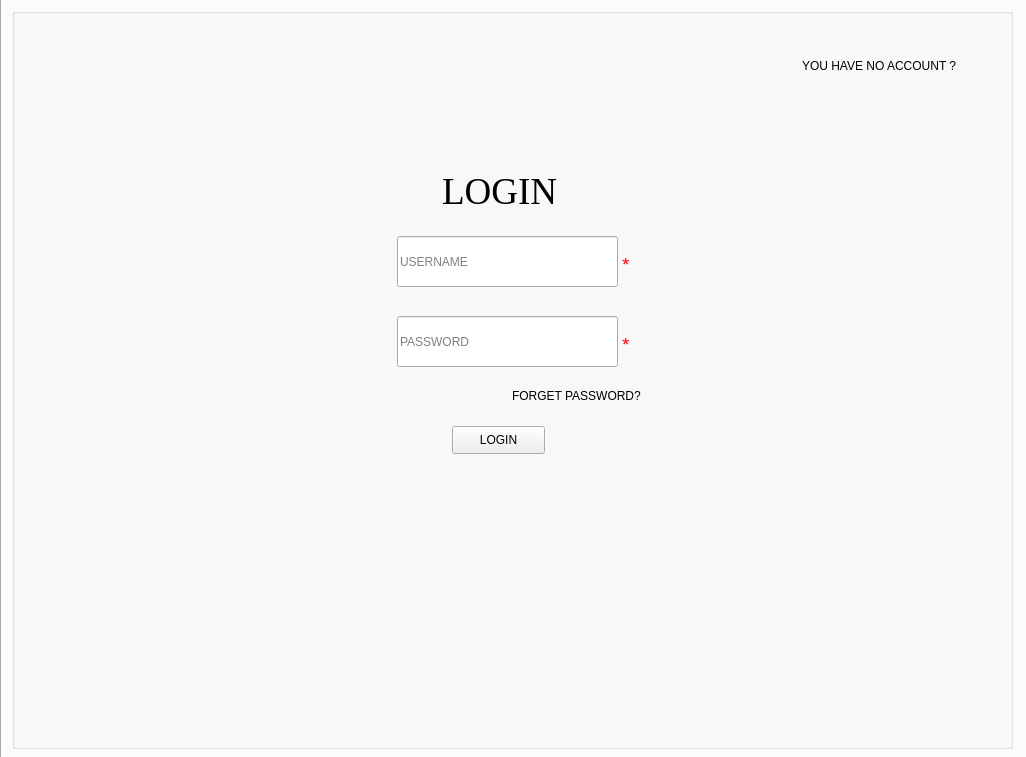
<?xml version="1.0" encoding="UTF-8"?>
<ui version="4.0">
 <class>Form</class>
 <widget class="QWidget" name="Form">
  <property name="geometry">
   <rect>
    <x>0</x>
    <y>0</y>
    <width>1026</width>
    <height>757</height>
   </rect>
  </property>
  <property name="windowTitle">
   <string>Form</string>
  </property>
  <widget class="QTabWidget" name="tabwidget">
   <property name="geometry">
    <rect>
     <x>0</x>
     <y>-30</y>
     <width>1031</width>
     <height>791</height>
    </rect>
   </property>
   <property name="focusPolicy">
    <enum>Qt::NoFocus</enum>
   </property>
   <property name="currentIndex">
    <number>0</number>
   </property>
   <widget class="QWidget" name="loginpage">
    <attribute name="title">
     <string/>
    </attribute>
    <widget class="QLabel" name="signup">
     <property name="geometry">
      <rect>
       <x>800</x>
       <y>60</y>
       <width>161</width>
       <height>20</height>
      </rect>
     </property>
     <property name="text">
      <string>YOU HAVE NO ACCOUNT ?</string>
     </property>
    </widget>
    <widget class="QLineEdit" name="username">
     <property name="geometry">
      <rect>
       <x>395</x>
       <y>240</y>
       <width>221</width>
       <height>51</height>
      </rect>
     </property>
     <property name="inputMethodHints">
      <set>Qt::ImhNone</set>
     </property>
     <property name="placeholderText">
      <string>USERNAME</string>
     </property>
    </widget>
    <widget class="QPushButton" name="login">
     <property name="geometry">
      <rect>
       <x>450</x>
       <y>430</y>
       <width>93</width>
       <height>28</height>
      </rect>
     </property>
     <property name="text">
      <string>LOGIN</string>
     </property>
    </widget>
    <widget class="QLineEdit" name="password">
     <property name="geometry">
      <rect>
       <x>395</x>
       <y>320</y>
       <width>221</width>
       <height>51</height>
      </rect>
     </property>
     <property name="inputMethodHints">
      <set>Qt::ImhHiddenText</set>
     </property>
     <property name="placeholderText">
      <string>PASSWORD</string>
     </property>
    </widget>
    <widget class="QLabel" name="signup_2">
     <property name="geometry">
      <rect>
       <x>510</x>
       <y>390</y>
       <width>161</width>
       <height>20</height>
      </rect>
     </property>
     <property name="text">
      <string>FORGET PASSWORD?</string>
     </property>
    </widget>
    <widget class="QLabel" name="label_9">
     <property name="geometry">
      <rect>
       <x>440</x>
       <y>170</y>
       <width>121</width>
       <height>51</height>
      </rect>
     </property>
     <property name="font">
      <font>
       <family>Times New Roman</family>
       <pointsize>28</pointsize>
      </font>
     </property>
     <property name="text">
      <string>LOGIN</string>
     </property>
    </widget>
    <widget class="QLabel" name="label_20">
     <property name="geometry">
      <rect>
       <x>620</x>
       <y>260</y>
       <width>16</width>
       <height>16</height>
      </rect>
     </property>
     <property name="font">
      <font>
       <pointsize>14</pointsize>
      </font>
     </property>
     <property name="autoFillBackground">
      <bool>false</bool>
     </property>
     <property name="styleSheet">
      <string notr="true">
color:rgb(255, 0, 0)</string>
     </property>
     <property name="text">
      <string>*</string>
     </property>
    </widget>
    <widget class="QLabel" name="label_21">
     <property name="geometry">
      <rect>
       <x>620</x>
       <y>340</y>
       <width>16</width>
       <height>16</height>
      </rect>
     </property>
     <property name="font">
      <font>
       <pointsize>14</pointsize>
      </font>
     </property>
     <property name="autoFillBackground">
      <bool>false</bool>
     </property>
     <property name="styleSheet">
      <string notr="true">
color:rgb(255, 0, 0)</string>
     </property>
     <property name="text">
      <string>*</string>
     </property>
    </widget>
    <widget class="QGroupBox" name="groupBox_3">
     <property name="geometry">
      <rect>
       <x>10</x>
       <y>12</y>
       <width>1001</width>
       <height>741</height>
      </rect>
     </property>
     <property name="title">
      <string/>
     </property>
    </widget>
    <zorder>groupBox_3</zorder>
    <zorder>signup</zorder>
    <zorder>username</zorder>
    <zorder>login</zorder>
    <zorder>password</zorder>
    <zorder>signup_2</zorder>
    <zorder>label_9</zorder>
    <zorder>label_20</zorder>
    <zorder>label_21</zorder>
   </widget>
   <widget class="QWidget" name="forgetpass">
    <attribute name="title">
     <string>Page</string>
    </attribute>
    <widget class="QLineEdit" name="fusername">
     <property name="geometry">
      <rect>
       <x>400</x>
       <y>210</y>
       <width>221</width>
       <height>51</height>
      </rect>
     </property>
     <property name="placeholderText">
      <string>USERNAME</string>
     </property>
    </widget>
    <widget class="QLineEdit" name="newpass">
     <property name="geometry">
      <rect>
       <x>400</x>
       <y>290</y>
       <width>221</width>
       <height>51</height>
      </rect>
     </property>
     <property name="placeholderText">
      <string>NEW PASSWORD</string>
     </property>
    </widget>
    <widget class="QPushButton" name="login_2">
     <property name="geometry">
      <rect>
       <x>463</x>
       <y>460</y>
       <width>93</width>
       <height>28</height>
      </rect>
     </property>
     <property name="text">
      <string>LOGIN</string>
     </property>
    </widget>
    <widget class="QLineEdit" name="confirm_new_password">
     <property name="geometry">
      <rect>
       <x>400</x>
       <y>370</y>
       <width>221</width>
       <height>51</height>
      </rect>
     </property>
     <property name="placeholderText">
      <string>CONFIRM NEW PASSWORD</string>
     </property>
    </widget>
    <widget class="QLabel" name="label_10">
     <property name="geometry">
      <rect>
       <x>330</x>
       <y>121</y>
       <width>371</width>
       <height>51</height>
      </rect>
     </property>
     <property name="font">
      <font>
       <family>Times New Roman</family>
       <pointsize>28</pointsize>
      </font>
     </property>
     <property name="text">
      <string>CHANGE PASSWORD</string>
     </property>
    </widget>
    <widget class="QLabel" name="label_17">
     <property name="geometry">
      <rect>
       <x>627</x>
       <y>230</y>
       <width>16</width>
       <height>16</height>
      </rect>
     </property>
     <property name="font">
      <font>
       <pointsize>14</pointsize>
      </font>
     </property>
     <property name="autoFillBackground">
      <bool>false</bool>
     </property>
     <property name="styleSheet">
      <string notr="true">
color:rgb(255, 0, 0)</string>
     </property>
     <property name="text">
      <string>*</string>
     </property>
    </widget>
    <widget class="QLabel" name="label_18">
     <property name="geometry">
      <rect>
       <x>627</x>
       <y>310</y>
       <width>16</width>
       <height>16</height>
      </rect>
     </property>
     <property name="font">
      <font>
       <pointsize>14</pointsize>
      </font>
     </property>
     <property name="autoFillBackground">
      <bool>false</bool>
     </property>
     <property name="styleSheet">
      <string notr="true">
color:rgb(255, 0, 0)</string>
     </property>
     <property name="text">
      <string>*</string>
     </property>
    </widget>
    <widget class="QLabel" name="label_19">
     <property name="geometry">
      <rect>
       <x>627</x>
       <y>390</y>
       <width>16</width>
       <height>16</height>
      </rect>
     </property>
     <property name="font">
      <font>
       <pointsize>14</pointsize>
      </font>
     </property>
     <property name="autoFillBackground">
      <bool>false</bool>
     </property>
     <property name="styleSheet">
      <string notr="true">
color:rgb(255, 0, 0)</string>
     </property>
     <property name="text">
      <string>*</string>
     </property>
    </widget>
    <widget class="QGroupBox" name="groupBox_4">
     <property name="geometry">
      <rect>
       <x>10</x>
       <y>10</y>
       <width>1001</width>
       <height>741</height>
      </rect>
     </property>
     <property name="title">
      <string/>
     </property>
    </widget>
   </widget>
   <widget class="QWidget" name="registerpage">
    <attribute name="title">
     <string>Tab 2</string>
    </attribute>
    <widget class="QLineEdit" name="password_2">
     <property name="geometry">
      <rect>
       <x>400</x>
       <y>280</y>
       <width>221</width>
       <height>51</height>
      </rect>
     </property>
     <property name="placeholderText">
      <string>PASSWORD</string>
     </property>
    </widget>
    <widget class="QPushButton" name="register_2">
     <property name="geometry">
      <rect>
       <x>455</x>
       <y>510</y>
       <width>93</width>
       <height>28</height>
      </rect>
     </property>
     <property name="text">
      <string>REGISTER</string>
     </property>
    </widget>
    <widget class="QComboBox" name="role">
     <property name="geometry">
      <rect>
       <x>400</x>
       <y>420</y>
       <width>220</width>
       <height>51</height>
      </rect>
     </property>
     <property name="sizePolicy">
      <sizepolicy hsizetype="Preferred" vsizetype="Fixed">
       <horstretch>0</horstretch>
       <verstretch>0</verstretch>
      </sizepolicy>
     </property>
     <property name="layoutDirection">
      <enum>Qt::LeftToRight</enum>
     </property>
     <property name="inputMethodHints">
      <set>Qt::ImhNoEditMenu</set>
     </property>
     <item>
      <property name="text">
       <string>ADMIN</string>
      </property>
     </item>
     <item>
      <property name="text">
       <string>DEVELOPER</string>
      </property>
     </item>
     <item>
      <property name="text">
       <string>MANAGER</string>
      </property>
     </item>
     <item>
      <property name="text">
       <string>USER</string>
      </property>
     </item>
    </widget>
    <widget class="QLineEdit" name="username_2">
     <property name="geometry">
      <rect>
       <x>400</x>
       <y>129</y>
       <width>221</width>
       <height>51</height>
      </rect>
     </property>
     <property name="placeholderText">
      <string>USERNAME</string>
     </property>
    </widget>
    <widget class="QLineEdit" name="confirm_password">
     <property name="geometry">
      <rect>
       <x>400</x>
       <y>350</y>
       <width>221</width>
       <height>51</height>
      </rect>
     </property>
     <property name="placeholderText">
      <string>CONFIRM PASSWORD</string>
     </property>
    </widget>
    <widget class="QLabel" name="label_11">
     <property name="geometry">
      <rect>
       <x>424</x>
       <y>60</y>
       <width>191</width>
       <height>51</height>
      </rect>
     </property>
     <property name="font">
      <font>
       <family>Times New Roman</family>
       <pointsize>28</pointsize>
      </font>
     </property>
     <property name="text">
      <string>REGISTER</string>
     </property>
    </widget>
    <widget class="QLineEdit" name="fullname">
     <property name="geometry">
      <rect>
       <x>400</x>
       <y>210</y>
       <width>221</width>
       <height>51</height>
      </rect>
     </property>
     <property name="placeholderText">
      <string>FULLNAME</string>
     </property>
    </widget>
    <widget class="QLabel" name="label_12">
     <property name="geometry">
      <rect>
       <x>626</x>
       <y>370</y>
       <width>16</width>
       <height>16</height>
      </rect>
     </property>
     <property name="font">
      <font>
       <pointsize>14</pointsize>
      </font>
     </property>
     <property name="autoFillBackground">
      <bool>false</bool>
     </property>
     <property name="styleSheet">
      <string notr="true">
color:rgb(255, 0, 0)</string>
     </property>
     <property name="text">
      <string>*</string>
     </property>
    </widget>
    <widget class="QLabel" name="label_13">
     <property name="geometry">
      <rect>
       <x>626</x>
       <y>300</y>
       <width>16</width>
       <height>16</height>
      </rect>
     </property>
     <property name="font">
      <font>
       <pointsize>14</pointsize>
      </font>
     </property>
     <property name="autoFillBackground">
      <bool>false</bool>
     </property>
     <property name="styleSheet">
      <string notr="true">
color:rgb(255, 0, 0)</string>
     </property>
     <property name="text">
      <string>*</string>
     </property>
    </widget>
    <widget class="QLabel" name="label_14">
     <property name="geometry">
      <rect>
       <x>626</x>
       <y>230</y>
       <width>16</width>
       <height>16</height>
      </rect>
     </property>
     <property name="font">
      <font>
       <pointsize>14</pointsize>
      </font>
     </property>
     <property name="autoFillBackground">
      <bool>false</bool>
     </property>
     <property name="styleSheet">
      <string notr="true">
color:rgb(255, 0, 0)</string>
     </property>
     <property name="text">
      <string>*</string>
     </property>
    </widget>
    <widget class="QLabel" name="label_15">
     <property name="geometry">
      <rect>
       <x>626</x>
       <y>150</y>
       <width>16</width>
       <height>16</height>
      </rect>
     </property>
     <property name="font">
      <font>
       <pointsize>14</pointsize>
      </font>
     </property>
     <property name="autoFillBackground">
      <bool>false</bool>
     </property>
     <property name="styleSheet">
      <string notr="true">
color:rgb(255, 0, 0)</string>
     </property>
     <property name="text">
      <string>*</string>
     </property>
    </widget>
    <widget class="QLabel" name="label_16">
     <property name="geometry">
      <rect>
       <x>626</x>
       <y>440</y>
       <width>16</width>
       <height>16</height>
      </rect>
     </property>
     <property name="font">
      <font>
       <pointsize>14</pointsize>
      </font>
     </property>
     <property name="autoFillBackground">
      <bool>false</bool>
     </property>
     <property name="styleSheet">
      <string notr="true">
color:rgb(255, 0, 0)</string>
     </property>
     <property name="text">
      <string>*</string>
     </property>
    </widget>
    <widget class="QGroupBox" name="groupBox_5">
     <property name="geometry">
      <rect>
       <x>10</x>
       <y>10</y>
       <width>1001</width>
       <height>741</height>
      </rect>
     </property>
     <property name="title">
      <string/>
     </property>
    </widget>
   </widget>
   <widget class="QWidget" name="userpage">
    <attribute name="title">
     <string>Page</string>
    </attribute>
    <widget class="QLineEdit" name="username_3">
     <property name="geometry">
      <rect>
       <x>398</x>
       <y>150</y>
       <width>221</width>
       <height>51</height>
      </rect>
     </property>
     <property name="placeholderText">
      <string>USERNAME</string>
     </property>
    </widget>
    <widget class="QComboBox" name="role_2">
     <property name="geometry">
      <rect>
       <x>399</x>
       <y>310</y>
       <width>220</width>
       <height>51</height>
      </rect>
     </property>
     <property name="sizePolicy">
      <sizepolicy hsizetype="Preferred" vsizetype="Fixed">
       <horstretch>0</horstretch>
       <verstretch>0</verstretch>
      </sizepolicy>
     </property>
     <property name="layoutDirection">
      <enum>Qt::LeftToRight</enum>
     </property>
     <property name="inputMethodHints">
      <set>Qt::ImhNoEditMenu</set>
     </property>
     <property name="editable">
      <bool>false</bool>
     </property>
     <item>
      <property name="text">
       <string>ADMIN</string>
      </property>
     </item>
     <item>
      <property name="text">
       <string>DEVELOPER</string>
      </property>
     </item>
     <item>
      <property name="text">
       <string>MANAGER</string>
      </property>
     </item>
     <item>
      <property name="text">
       <string>USER</string>
      </property>
     </item>
    </widget>
    <widget class="QPushButton" name="update_user">
     <property name="geometry">
      <rect>
       <x>450</x>
       <y>390</y>
       <width>111</width>
       <height>41</height>
      </rect>
     </property>
     <property name="font">
      <font>
       <pointsize>10</pointsize>
      </font>
     </property>
     <property name="text">
      <string>UPDATE</string>
     </property>
    </widget>
    <widget class="QLineEdit" name="fullname_2">
     <property name="geometry">
      <rect>
       <x>398</x>
       <y>230</y>
       <width>221</width>
       <height>51</height>
      </rect>
     </property>
     <property name="placeholderText">
      <string>FULLNAME</string>
     </property>
    </widget>
    <widget class="QPushButton" name="logout">
     <property name="geometry">
      <rect>
       <x>455</x>
       <y>470</y>
       <width>100</width>
       <height>31</height>
      </rect>
     </property>
     <property name="text">
      <string>LOG OUT</string>
     </property>
    </widget>
    <widget class="QGroupBox" name="groupBox_6">
     <property name="geometry">
      <rect>
       <x>10</x>
       <y>10</y>
       <width>1001</width>
       <height>741</height>
      </rect>
     </property>
     <property name="title">
      <string/>
     </property>
    </widget>
   </widget>
   <widget class="QWidget" name="adminpage">
    <attribute name="title">
     <string>Page</string>
    </attribute>
    <widget class="QTextBrowser" name="textBrowser">
     <property name="geometry">
      <rect>
       <x>400</x>
       <y>270</y>
       <width>221</width>
       <height>61</height>
      </rect>
     </property>
     <property name="html">
      <string>&lt;!DOCTYPE HTML PUBLIC &quot;-//W3C//DTD HTML 4.0//EN&quot; &quot;http://www.w3.org/TR/REC-html40/strict.dtd&quot;&gt;
&lt;html&gt;&lt;head&gt;&lt;meta name=&quot;qrichtext&quot; content=&quot;1&quot; /&gt;&lt;style type=&quot;text/css&quot;&gt;
p, li { white-space: pre-wrap; }
&lt;/style&gt;&lt;/head&gt;&lt;body style=&quot; font-family:'MS Shell Dlg 2'; font-size:8.25pt; font-weight:400; font-style:normal;&quot;&gt;
&lt;p style=&quot; margin-top:0px; margin-bottom:0px; margin-left:0px; margin-right:0px; -qt-block-indent:0; text-indent:0px;&quot;&gt;&lt;span style=&quot; font-size:16pt;&quot;&gt;THIS IS THE ADMIN'S FUNCTIONAL SCREEN &lt;/span&gt;&lt;/p&gt;&lt;/body&gt;&lt;/html&gt;</string>
     </property>
    </widget>
    <widget class="QPushButton" name="about_me">
     <property name="geometry">
      <rect>
       <x>20</x>
       <y>690</y>
       <width>100</width>
       <height>31</height>
      </rect>
     </property>
     <property name="text">
      <string>About me</string>
     </property>
    </widget>
    <widget class="QGroupBox" name="groupBox_7">
     <property name="geometry">
      <rect>
       <x>10</x>
       <y>10</y>
       <width>1001</width>
       <height>741</height>
      </rect>
     </property>
     <property name="title">
      <string/>
     </property>
    </widget>
    <zorder>groupBox_7</zorder>
    <zorder>textBrowser</zorder>
    <zorder>about_me</zorder>
   </widget>
   <widget class="QWidget" name="expensepage">
    <attribute name="title">
     <string>Page</string>
    </attribute>
    <widget class="QTableView" name="tableView">
     <property name="geometry">
      <rect>
       <x>11</x>
       <y>190</y>
       <width>1001</width>
       <height>491</height>
      </rect>
     </property>
    </widget>
    <widget class="QGroupBox" name="groupBox">
     <property name="geometry">
      <rect>
       <x>23</x>
       <y>7</y>
       <width>961</width>
       <height>101</height>
      </rect>
     </property>
     <property name="title">
      <string/>
     </property>
     <widget class="QLabel" name="label">
      <property name="geometry">
       <rect>
        <x>49</x>
        <y>10</y>
        <width>81</width>
        <height>31</height>
       </rect>
      </property>
      <property name="font">
       <font>
        <pointsize>14</pointsize>
       </font>
      </property>
      <property name="text">
       <string>Category</string>
      </property>
     </widget>
     <widget class="QComboBox" name="subcategorycbb">
      <property name="geometry">
       <rect>
        <x>173</x>
        <y>50</y>
        <width>130</width>
        <height>31</height>
       </rect>
      </property>
      <property name="sizePolicy">
       <sizepolicy hsizetype="Preferred" vsizetype="Fixed">
        <horstretch>0</horstretch>
        <verstretch>0</verstretch>
       </sizepolicy>
      </property>
      <property name="layoutDirection">
       <enum>Qt::LeftToRight</enum>
      </property>
      <property name="inputMethodHints">
       <set>Qt::ImhNoEditMenu</set>
      </property>
     </widget>
     <widget class="QLabel" name="label_3">
      <property name="geometry">
       <rect>
        <x>363</x>
        <y>10</y>
        <width>81</width>
        <height>31</height>
       </rect>
      </property>
      <property name="font">
       <font>
        <pointsize>14</pointsize>
       </font>
      </property>
      <property name="text">
       <string>Amount</string>
      </property>
     </widget>
     <widget class="QLabel" name="label_2">
      <property name="geometry">
       <rect>
        <x>184</x>
        <y>10</y>
        <width>111</width>
        <height>31</height>
       </rect>
      </property>
      <property name="font">
       <font>
        <pointsize>14</pointsize>
       </font>
      </property>
      <property name="text">
       <string>Subcategory</string>
      </property>
     </widget>
     <widget class="QComboBox" name="categorycbb">
      <property name="geometry">
       <rect>
        <x>23</x>
        <y>50</y>
        <width>130</width>
        <height>31</height>
       </rect>
      </property>
      <property name="sizePolicy">
       <sizepolicy hsizetype="Preferred" vsizetype="Fixed">
        <horstretch>0</horstretch>
        <verstretch>0</verstretch>
       </sizepolicy>
      </property>
      <property name="layoutDirection">
       <enum>Qt::LeftToRight</enum>
      </property>
      <property name="inputMethodHints">
       <set>Qt::ImhNoEditMenu</set>
      </property>
     </widget>
     <widget class="QLineEdit" name="datetxt">
      <property name="geometry">
       <rect>
        <x>663</x>
        <y>50</y>
        <width>150</width>
        <height>31</height>
       </rect>
      </property>
      <property name="inputMethodHints">
       <set>Qt::ImhDate</set>
      </property>
      <property name="placeholderText">
       <string>yyyy-mm-dd</string>
      </property>
     </widget>
     <widget class="QLineEdit" name="balancetxt">
      <property name="geometry">
       <rect>
        <x>493</x>
        <y>50</y>
        <width>150</width>
        <height>31</height>
       </rect>
      </property>
      <property name="inputMethodHints">
       <set>Qt::ImhDigitsOnly</set>
      </property>
      <property name="placeholderText">
       <string>balance</string>
      </property>
     </widget>
     <widget class="QLabel" name="label_4">
      <property name="geometry">
       <rect>
        <x>530</x>
        <y>10</y>
        <width>81</width>
        <height>31</height>
       </rect>
      </property>
      <property name="font">
       <font>
        <pointsize>14</pointsize>
       </font>
      </property>
      <property name="text">
       <string>Balance</string>
      </property>
     </widget>
     <widget class="QLabel" name="label_5">
      <property name="geometry">
       <rect>
        <x>710</x>
        <y>10</y>
        <width>81</width>
        <height>31</height>
       </rect>
      </property>
      <property name="font">
       <font>
        <pointsize>14</pointsize>
       </font>
      </property>
      <property name="text">
       <string>Date</string>
      </property>
     </widget>
     <widget class="QPushButton" name="addexp">
      <property name="geometry">
       <rect>
        <x>843</x>
        <y>50</y>
        <width>100</width>
        <height>31</height>
       </rect>
      </property>
      <property name="text">
       <string>ADD</string>
      </property>
     </widget>
     <widget class="QLineEdit" name="amounttxt">
      <property name="geometry">
       <rect>
        <x>323</x>
        <y>50</y>
        <width>150</width>
        <height>31</height>
       </rect>
      </property>
      <property name="inputMethodHints">
       <set>Qt::ImhDigitsOnly</set>
      </property>
      <property name="placeholderText">
       <string>amount</string>
      </property>
     </widget>
    </widget>
    <widget class="QGroupBox" name="groupBox_2">
     <property name="geometry">
      <rect>
       <x>23</x>
       <y>118</y>
       <width>961</width>
       <height>61</height>
      </rect>
     </property>
     <property name="title">
      <string/>
     </property>
     <widget class="QLabel" name="label_6">
      <property name="geometry">
       <rect>
        <x>90</x>
        <y>14</y>
        <width>41</width>
        <height>31</height>
       </rect>
      </property>
      <property name="font">
       <font>
        <pointsize>11</pointsize>
       </font>
      </property>
      <property name="text">
       <string>From</string>
      </property>
     </widget>
     <widget class="QLineEdit" name="dateFromtxt">
      <property name="geometry">
       <rect>
        <x>135</x>
        <y>14</y>
        <width>150</width>
        <height>31</height>
       </rect>
      </property>
      <property name="inputMethodHints">
       <set>Qt::ImhDate</set>
      </property>
      <property name="placeholderText">
       <string>yyyy-mm-dd</string>
      </property>
     </widget>
     <widget class="QLineEdit" name="dateTotxt">
      <property name="geometry">
       <rect>
        <x>344</x>
        <y>14</y>
        <width>150</width>
        <height>31</height>
       </rect>
      </property>
      <property name="inputMethodHints">
       <set>Qt::ImhDate</set>
      </property>
      <property name="placeholderText">
       <string>yyyy-mm-dd</string>
      </property>
     </widget>
     <widget class="QLabel" name="label_7">
      <property name="geometry">
       <rect>
        <x>318</x>
        <y>14</y>
        <width>21</width>
        <height>31</height>
       </rect>
      </property>
      <property name="font">
       <font>
        <pointsize>11</pointsize>
       </font>
      </property>
      <property name="text">
       <string>To</string>
      </property>
     </widget>
     <widget class="QLabel" name="label_8">
      <property name="geometry">
       <rect>
        <x>527</x>
        <y>14</y>
        <width>31</width>
        <height>31</height>
       </rect>
      </property>
      <property name="font">
       <font>
        <pointsize>11</pointsize>
       </font>
      </property>
      <property name="text">
       <string>Filter</string>
      </property>
     </widget>
     <widget class="QLineEdit" name="balancetxt_2">
      <property name="geometry">
       <rect>
        <x>570</x>
        <y>14</y>
        <width>150</width>
        <height>31</height>
       </rect>
      </property>
      <property name="inputMethodHints">
       <set>Qt::ImhNone</set>
      </property>
      <property name="placeholderText">
       <string>keyword</string>
      </property>
     </widget>
     <widget class="QPushButton" name="search">
      <property name="geometry">
       <rect>
        <x>750</x>
        <y>14</y>
        <width>100</width>
        <height>31</height>
       </rect>
      </property>
      <property name="text">
       <string>SEARCH</string>
      </property>
     </widget>
     <widget class="QPushButton" name="clear">
      <property name="enabled">
       <bool>true</bool>
      </property>
      <property name="geometry">
       <rect>
        <x>860</x>
        <y>14</y>
        <width>51</width>
        <height>31</height>
       </rect>
      </property>
      <property name="font">
       <font>
        <pointsize>7</pointsize>
       </font>
      </property>
      <property name="text">
       <string>CLEAR</string>
      </property>
     </widget>
    </widget>
    <widget class="QPushButton" name="pilot">
     <property name="geometry">
      <rect>
       <x>901</x>
       <y>690</y>
       <width>100</width>
       <height>31</height>
      </rect>
     </property>
     <property name="text">
      <string>EXPORT</string>
     </property>
    </widget>
    <widget class="QPushButton" name="about_me2">
     <property name="geometry">
      <rect>
       <x>20</x>
       <y>690</y>
       <width>100</width>
       <height>31</height>
      </rect>
     </property>
     <property name="text">
      <string>About me</string>
     </property>
    </widget>
    <zorder>groupBox</zorder>
    <zorder>tableView</zorder>
    <zorder>groupBox_2</zorder>
    <zorder>pilot</zorder>
    <zorder>about_me2</zorder>
   </widget>
  </widget>
 </widget>
 <resources/>
 <connections/>
</ui>
